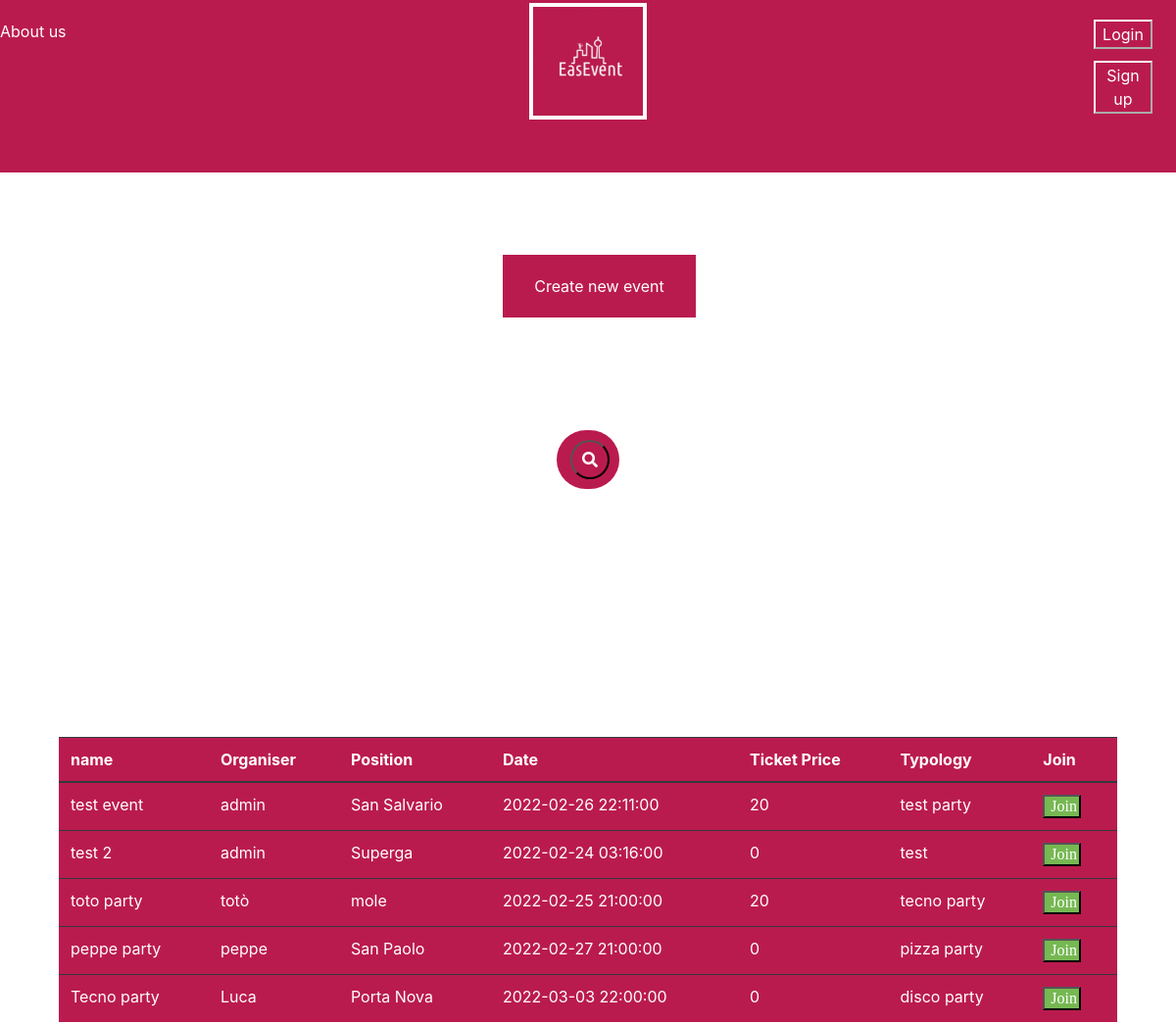
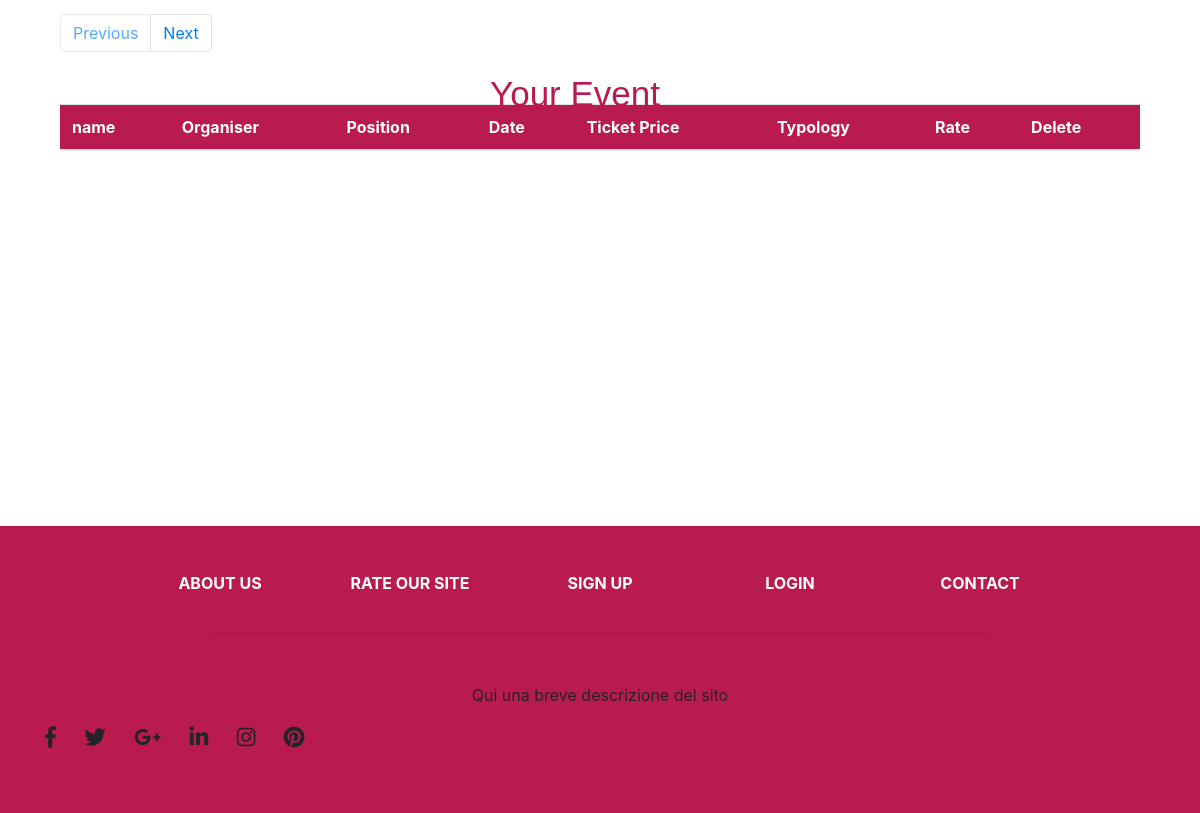
The page / on the database its author committed (2 pictures, top to bottom).
### tables this page shows
CREATE TABLE event (
	"Number" INTEGER NOT NULL, 
	"Name" VARCHAR(20) NOT NULL, 
	"Organiser" VARCHAR(20) NOT NULL, 
	"Position" VARCHAR(20) NOT NULL, 
	"Date" DATETIME NOT NULL, 
	"Number_of_entrance" INTEGER NOT NULL, 
	"Ticket_price" INTEGER, 
	"Typology" VARCHAR(20), 
	PRIMARY KEY ("Number"), 
	FOREIGN KEY("Position") REFERENCES position ("Zone")
);

### app.py (the view, shortened to what this page needs)
@app.route('/', methods=['GET', 'POST'], defaults={"page": 1})
@app.route('/<int:page>', methods=['GET', 'POST'])
def index(page):
    from model import Event, join_Event
    form = JoinForm()
    page = page
    pages = 5
    event = Event.query.paginate(page, pages, error_out=False)
    joined_Event = join_Event.query.all()
    return render_template('homepage/index.html', event=event, joined_Event= joined_Event)

### form.py
class JoinForm(FlaskForm):
    email = EmailField(validators=[DataRequired(), Email()],render_kw={"placeholder": "Enter your email here"})
    submit = SubmitField("Join Event")

### templates/homepage/index.html (shortened to what this page needs)
<link href="//maxcdn.bootstrapcdn.com/bootstrap/4.1.1/css/bootstrap.min.css" rel="stylesheet" id="bootstrap-css">
<!DOCTYPE html>
<html>
  <head>
    <link rel="stylesheet" href="https://stackpath.bootstrapcdn.com/bootstrap/4.1.3/css/bootstrap.min.css">
    <link rel="stylesheet" href="https://use.fontawesome.com/releases/v5.5.0/css/all.css">
    <link rel= "stylesheet" type= "text/css" href= "{{ url_for('static',filename='home/style.css') }}">
  </head>
  <header>
      <div class="uplogo">
          <img class="logo" src="/static/login/logo.png" alt="img" width="10%">
      </div>
      <div>
          <a class="aboutus" href="/aboutus" style="color: white;" >About us</a>
      </div>
      <button onclick="window.location.href='/login'" style="color: #FFFFFF;background-color: #BA1B4E; border-color:white;position: relative;margin-left: 93%; margin-top: -2%;width: 5%">Login</button>
      <button onclick="window.location.href='/signup'" style="color: #FFFFFF;background-color: #BA1B4E; border-color:white;position: relative;margin-left: 93%; margin-top: 1%;width: 5%">Sign up</button>
  </header>
  <body>
    <div class="container h-100">
<a href="/loginfornewevent"  class="button">Create new event</a>
      <form action="/" method="post" autocomplete="off">
      <div class="d-flex justify-content-center h-100">
        <div class="searchbar">
          <input class="search_input" type="text" name="tag" id="tag" placeholder="Search...">
            <p class="mb-0">Search for the Via or Zone</p>
          <button onclick="func()"  style="background: #BA1B4E;color: #fff;cursor: pointer;" class="search_icon" type="submit"><i class="fas fa-search"></i></button>
        </div>
      </div>
      </form>
    </div>
<div class="row"  id="show_table" >
<div class="col">
  <table class="table table-dark" >
  <thead>
    <tr>
      <th scope="col">name</th>
      <th scope="col">Organiser</th>
      <th scope="col">Position</th>
      <th scope="col">Date</th>
      <th scope="col">Ticket Price</th>
      <th scope="col">Typology</th>
      <th scope="col">Join</th>
    </tr>
  </thead>
  <tbody>
  {%if empty%}
  <tr>
    <td colspan="7" align="center">{{empty}}</td>
  </tr>
  {%else%}
  {% for event in event.items %}
    <tr>
        <td>{{ event.Name }}</td>
        <td>{{ event.Organiser }}</td>
        <td>{{ event.Position }}</td>
        <td>{{ event.Date }}</td>
        <td>{{ event.Ticket_price }}</td>
        <td>{{ event.Typology }}</td>
        {% if event.Ticket_price == 0 %}
        <td> <input type="button" onclick="window.location.href='/join/{{event.Number}}'"  class="button-join-table" value="Join"  /> </td>
        {% else %}
        <td> <input type="button" onclick="window.location.href='/joinpayment/{{event.Number}}'"  class="button-join-table" value="Join"  /> </td>
        {% endif %}
    </tr>
  {% endfor %}
  {%endif%}
  </tbody>
 </table>
<nav aria-label="Page navigation example">
                <ul class="pagination">
                    {% if event.has_prev %}
                      <li class="page-item"> <a class="page-link" href="{{ url_for('index', page=event.prev_num) }}">Previous</a></li>
                    {% else %}
                      <li class="page-item"><a class="page-link btn disabled" href="#">Previous</a></li>
                    {% endif %}
                    {% if event.has_next %}
                      <li class="page-item"> <a class="page-link" href="{{ url_for('index', page=event.next_num) }}">Next</a></li>
                    {% else %}
                      <li class="page-item"><a class="page-link btn disabled" href="#">Next</a></li>
                    {% endif %}
                </ul>
    </nav>
</div>
</div>
  <p class="mb-1">Your Event</p>
<div>
  <table class="table table-dark-2" style="color: white">
  <thead>
    <tr>
      <th scope="col">name</th>
      <th scope="col">Organiser</th>
      <th scope="col">Position</th>
      <th scope="col">Date</th>
      <th scope="col">Ticket Price</th>
      <th scope="col">Typology</th>
      <th scope="col">Rate</th>
      <th scope="col">Delete</th>
    </tr>
  </thead>
 </table>
</div>
<br>
<br>
<br>
<br>
<br>
<br>
<br>
<br>
<br>
<br>
<br>
<br>
<br>
<br>
<br>
<footer class="page-footer font-small indigo">
  <div class="container">
    <div class="row text-center d-flex justify-content-center pt-5 mb-3">
      <div class="col-md-2 mb-3">
        <h6 class="text-uppercase font-weight-bold">
          <a href="/aboutus" style="color: white">About us</a>
        </h6>
      </div>
      <div class="col-md-2 mb-3">
        <h6 class="text-uppercase font-weight-bold">
          <a href="/rateus"style="color: white">Rate our site</a>
        </h6>
      </div>
      <div class="col-md-2 mb-3">
        <h6 class="text-uppercase font-weight-bold">
          <a href="/signup" style="color: white">Sign Up</a>
        </h6>
      </div>
      <div class="col-md-2 mb-3">
        <h6 class="text-uppercase font-weight-bold">
          <a href="/login" style="color: white">Login</a>
        </h6>
      </div>
      <div class="col-md-2 mb-3">
        <h6 class="text-uppercase font-weight-bold">
          <a href="/contact" style="color: white">Contact</a>
        </h6>
      </div>
    </div>
    <hr class="rgba-white-light" style="margin: 0 15%;">
    <div class="row d-flex text-center justify-content-center mb-md-0 mb-4">
      <div class="col-md-8 col-12 mt-5">
        <p style="line-height: 1.7rem">Qui una breve descrizione del sito</p>
      </div>
    </div>
    <div class="row pb-3">
      <div class="col-md-12">
        <div class="mb-5 flex-center">
          <a class="fb-ic">
            <i class="fab fa-facebook-f fa-lg white-text mr-4"> </i>
          </a>
          <a class="tw-ic">
            <i class="fab fa-twitter fa-lg white-text mr-4"> </i>
          </a>
          <a class="gplus-ic">
            <i class="fab fa-google-plus-g fa-lg white-text mr-4"> </i>
          </a>
          <a class="li-ic">
            <i class="fab fa-linkedin-in fa-lg white-text mr-4"> </i>
          </a>
          <a class="ins-ic">
            <i class="fab fa-instagram fa-lg white-text mr-4"> </i>
          </a>
          <a class="pin-ic">
            <i class="fab fa-pinterest fa-lg white-text"> </i>
          </a>
        </div>
      </div>
    </div>
  </div>
</footer>
  </body>
</html>

### static/home/style.css (style rules this page uses)
body,html { height: 100%; width: 100%; margin: 0; padding: 0; background: #ffff !important; }
header { background-color: #BA1B4E; height: 22%; }
.searchbar { margin-bottom: auto; margin-top: 175px; height: 60px; background-color: #BA1B4E; border-radius: 30px; padding: 10px; }
.search_input { color: white; border: 0; outline: 0; background: none; width: 0; caret-color:transparent; line-height: 40px; transition: width 0.4s linear; }
.search_input::placeholder { color: white; }
.uplogo { position: relative; width: auto; height: 20px; text-align: center; padding: 3px; }
.logo { border: 4px solid #ffff; }
.search_icon { height: 40px; width: 40px; float: right; display: flex; justify-content: center; align-items: center; border-radius: 50%; color:white; text-decoration:none; }
.mb-0 { position: absolute; font-family: "Berlin Sans FB Demi"; font-size: 35px; left: 39%; top: 47%; color: #BA1B4E; }
.button { position: relative; left: 42%; top: 8%; background-color: #BA1B4E; border: none; color: white; padding: 20px 32px; text-align: center; text-decoration: none; display: inline-block; font-size: 16px; margin: 4px 2px; cursor: pointer; }
.table-dark { width: 90%; background-color:#BA1B4E; position: center; margin-left: auto; margin-right: auto; margin-top: -20%; }
.button-join-table { width: 60%; background-color: #76b852; font-family: Amiri; color: white; position: center; margin-right: auto; margin-left: auto; }
.pagination { position: relative; margin-left: 5%; margin-right: auto; }
.mb-1 { position: absolute; font-family: 'Lucida Grande', 'Lucida Sans Unicode', 'Geneva', 'Verdana', sans-serif; font-size: 35px; right: 45%; top: auto; color: #BA1B4E; }
.table-dark-2 { width: 90%; background-color:#BA1B4E; position: center; margin-left: auto; margin-right: auto; margin-top: 3%; }
footer { background-color: #BA1B4E; }

### rows shown on the page
event: Name "test event", Organiser "admin", Position "San Salvario", Date "2022-02-26 22:11:00", Ticket_price "20", Typology "test party"
event: Name "test 2", Organiser "admin", Position "Superga", Date "2022-02-24 03:16:00", Ticket_price "0", Typology "test"
event: Name "toto party", Organiser "totò", Position "mole", Date "2022-02-25 21:00:00", Ticket_price "20", Typology "tecno party"
event: Name "peppe party", Organiser "peppe", Position "San Paolo", Date "2022-02-27 21:00:00", Ticket_price "0", Typology "pizza party"
event: Name "Tecno party", Organiser "Luca", Position "Porta Nova", Date "2022-03-03 22:00:00", Ticket_price "0", Typology "disco party"
